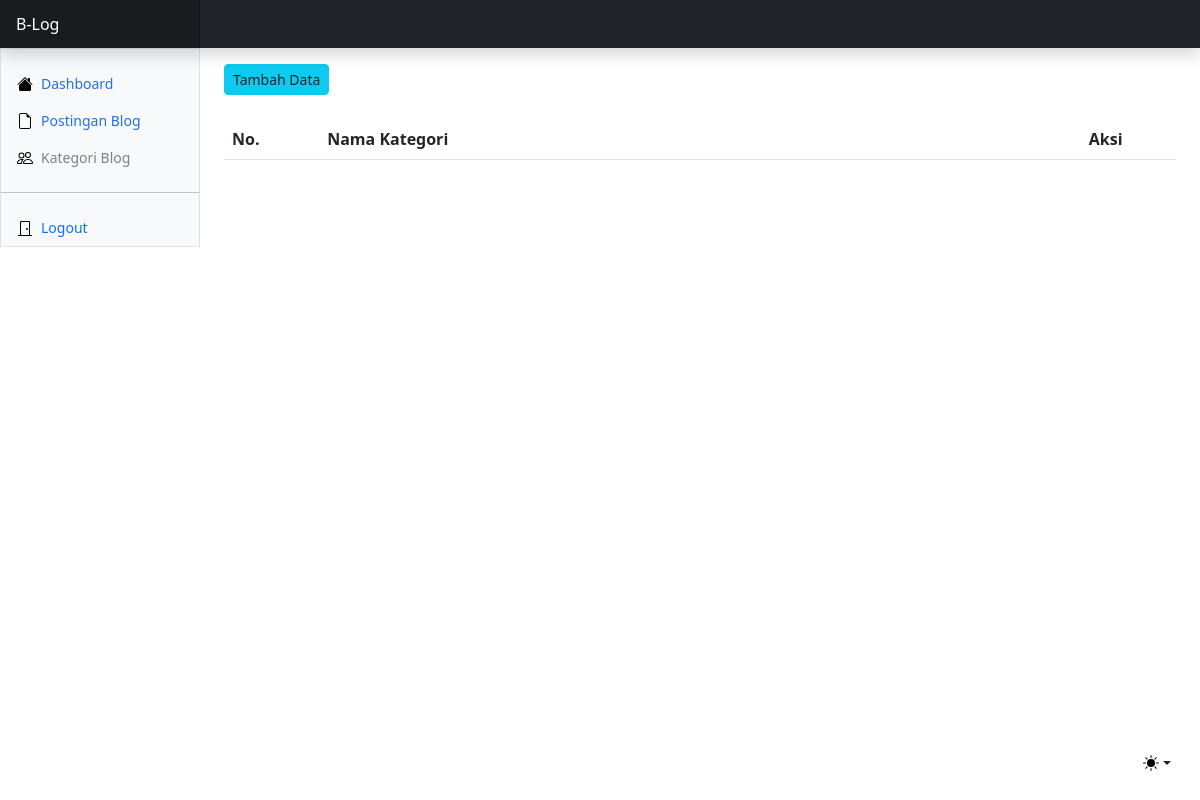
The app's page /dashboard/kategori.php (signed in), older data.
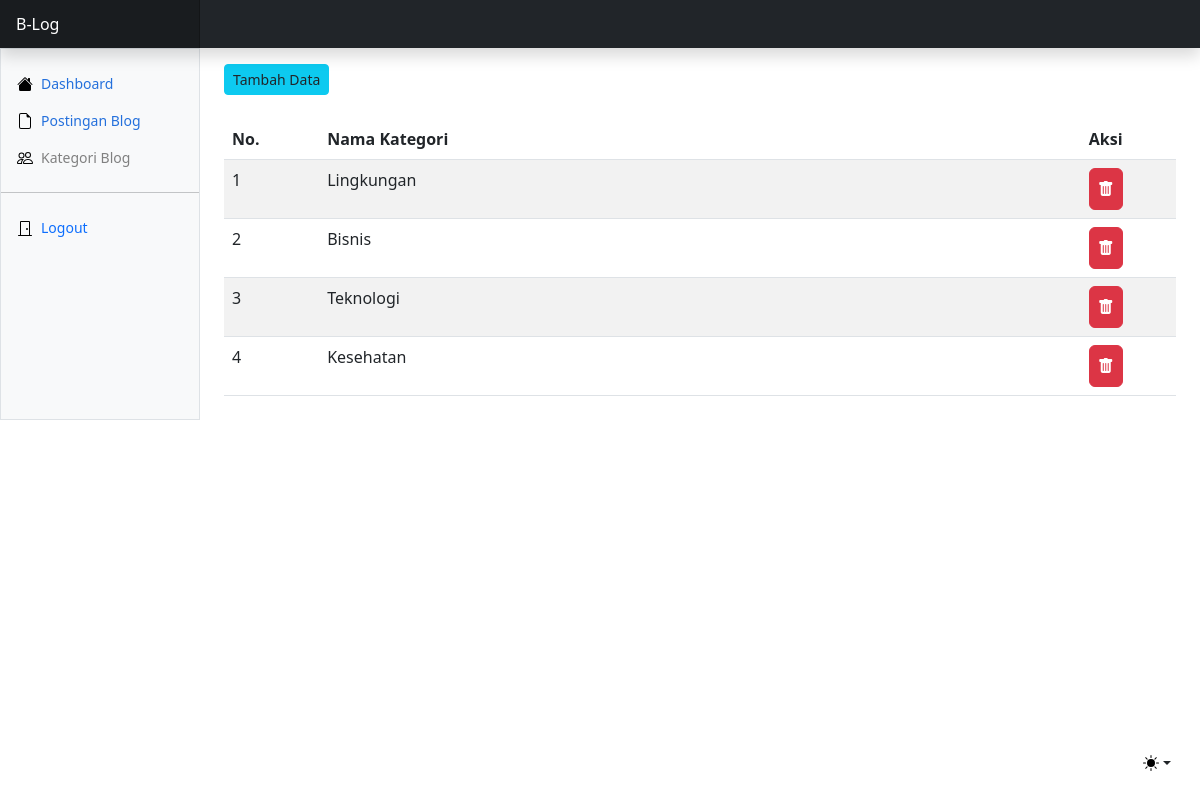
The same page, newer data.
### tables this page shows
CREATE TABLE `kategori` (
  `id` int(11) NOT NULL,
  `kategori` varchar(200) NOT NULL
);

### functions/functions.php (called while the page is built, shortened)
<?php
$conn = mysqli_connect('localhost', 'root', '', 'b_log_project');
function query($query)
{
  global $conn;
  $hasil = mysqli_query($conn, $query);
  $rows = [];
  while ($row = mysqli_fetch_assoc($hasil)) {
    $rows[] = $row;
  }
  return $rows;
}

### dashboard/kategori.php (the view, shortened to what this page needs)
<?php
require '../functions/functions.php';
$data = query("SELECT * FROM kategori");
?>
<!DOCTYPE html>
<html lang="en" data-bs-theme="auto">
<head>
  <link rel="stylesheet" href="https://cdn.jsdelivr.net/npm/@docsearch/css@3" />
  <link href="../assets/css/bootstrap.min.css" rel="stylesheet" />
  <link href="../assets/css/dashboard.css" rel="stylesheet" />
  <link href="../assets/css/b-html5-2.4.1_datatables.min.css" rel="stylesheet" />
  <link rel="stylesheet" href="https://cdn.jsdelivr.net/npm/@docsearch/css@3" />
  <link href="https://cdn.jsdelivr.net/npm/bootstrap-icons@1.10.3/font/bootstrap-icons.css" rel="stylesheet" />
</head>
<body>
  <div class="dropdown position-fixed bottom-0 end-0 mb-3 me-3 bd-mode-toggle">
    <button class="btn btn-bd-primary py-2 dropdown-toggle d-flex align-items-center" id="bd-theme" type="button" aria-expanded="false" data-bs-toggle="dropdown" aria-label="Toggle theme (auto)">
      <svg class="bi my-1 theme-icon-active" width="1em" height="1em">
        <use href="#circle-half"></use>
      </svg>
    </button>
  </div>
  <header class="navbar sticky-top bg-dark flex-md-nowrap p-0 shadow" data-bs-theme="dark">
    <a class="navbar-brand col-md-3 col-lg-2 me-0 px-3 fs-6 text-white" href="../index.php">B-Log</a>
  </header>
  <div class="container-fluid">
    <div class="row">
      <div class="sidebar border border-right col-md-3 col-lg-2 p-0 bg-body-tertiary">
        <div class="offcanvas-md offcanvas-end bg-body-tertiary" tabindex="-1" id="sidebarMenu" aria-labelledby="sidebarMenuLabel">
          <div class="offcanvas-body d-md-flex flex-column p-0 pt-lg-3 overflow-y-auto">
            <ul class="nav flex-column">
              <li class="nav-item">
                <a class="nav-link d-flex align-items-center gap-2 active" href="index.php">
                  <svg class="bi">
                    <use xlink:href="#house-fill" />
                  </svg>
                  Dashboard
                </a>
              </li>
              <li class="nav-item">
                <a class="nav-link d-flex align-items-center gap-2 active" href="blog.php">
                  <svg class="bi">
                    <use xlink:href="#file-earmark" />
                  </svg>
                  Postingan Blog
                </a>
              </li>
              <li class="nav-item">
                <a class="nav-link d-flex align-items-center gap-2 " href="kategori.php">
                  <svg class="bi">
                    <use xlink:href="#people" />
                  </svg>
                  Kategori Blog
                </a>
              </li>
            </ul>
            <hr class="my-3" />
            <ul class="nav flex-column mb-auto">
              <li class="nav-item">
                <button class="nav-link d-flex align-items-center gap-2" id="keluar">
                  <svg class="bi">
                    <use xlink:href="#door-closed" />
                  </svg>
                  Logout
                </button>
              </li>
            </ul>
          </div>
        </div>
      </div>
      <main class="col-md-9 ms-sm-auto col-lg-10 px-md-4">
      <div class="d-flex justify-content-between flex-wrap flex-md-nowrap align-items-center pt-3 pb-2">
          <a href="tambah-blog.php" class="btn btn-info btn-sm text-dark">Tambah Data</a>
        </div>
        <div class="justify-content-between align-items-center pt-3 pb-2">
          <table id="kategori" class="table table-responsive table-striped">
            <thead>
              <tr>
                <th width="10%">No. </th>
                <th width="80%">Nama Kategori</th>
                <th width="10%">Aksi</th>
              </tr>
            </thead>
            <tbody>
              <?php $i = 1;
              foreach ($data as $kategori) : ?>
                <tr>
                  <td><?= $i++ ?></td>
                  <td><?= $kategori['kategori'] ?></td>
                  <td>
                    <a class="btn btn-danger bt-sm p-2" onclick="hapus(<?= $kategori['id'] ?>)"><i class="bi bi-trash-fill"></i></a>
                  </td>
                </tr>
              <?php endforeach ?>
            </tbody>
          </table>
        </div>
      </main>
    </div>
  </div>
</body>
</html>

Row changes from the older to the newer data that the page shows:
added kategori: kategori "Lingkungan"
added kategori: kategori "Bisnis"
added kategori: kategori "Teknologi"
added kategori: kategori "Kesehatan"
